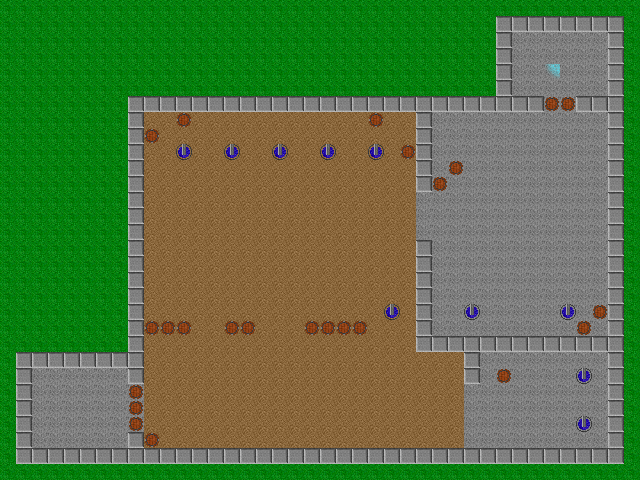

A level layout from a 2D game, rendered from its tile map. Below: a short description, then the map file with tile-grid data replaced by summaries:
An orthogonal 40x30 tile map with 16x16 px tiles, 5 tile layers (Background, Obsticles, Enemies, PhysicsObjects, ...).

<map height="30" orientation="orthogonal" tileheight="16" tilewidth="16" version="1.0" width="40"><properties><property name="blended tiles" value="5,11,12,13,14,15,16,17,18,19,20,21,22,23,24,25" /></properties>
 <tileset firstgid="1" name="tileset" spacing="1" tileheight="16" tilewidth="16">
  <image height="85" source="tileset.png" width="85" />
  <tile id="10">
   <properties>
    <property name="barricadeType" value="0" />
   </properties>
  </tile>
 </tileset>
 <layer height="30" name="Background" width="40">
  <data>[1200 cells, 1200 non-empty, 3 distinct tile ids]</data>
 </layer>
 <layer height="30" name="Obsticles" width="40">
  <data>[1200 cells, 159 non-empty, 1 distinct tile ids]</data>
 </layer>
 <layer height="30" name="Enemies" width="40">
  <data>[1200 cells, 10 non-empty, 1 distinct tile ids]</data>
 </layer>
 <layer height="30" name="PhysicsObjects" width="40">
  <data>[1200 cells, 24 non-empty, 1 distinct tile ids]</data>
 </layer>
 <layer height="30" name="Destination" width="40">
  <data>[1200 cells, 1 non-empty, 1 distinct tile ids]</data>
 </layer>
</map>
